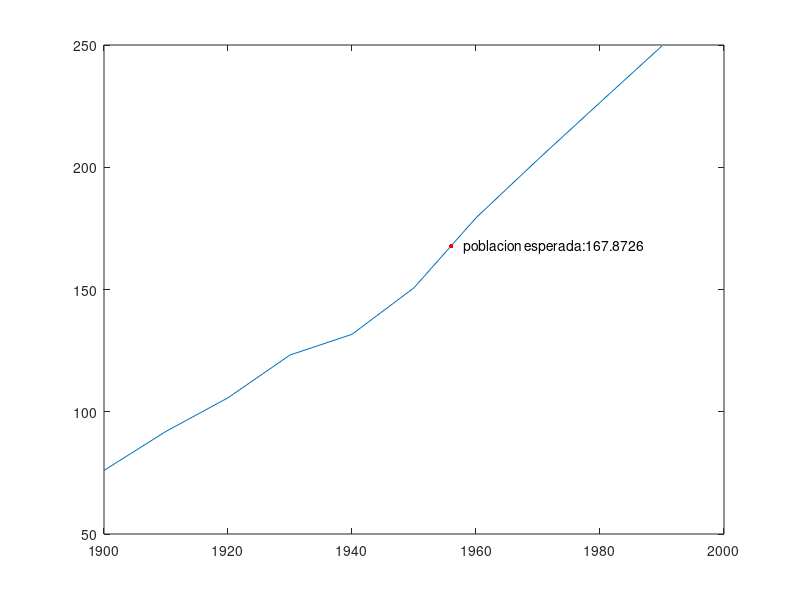

Here is the MATLAB script that generated this plot:
function ej59

M = load ('censo.dat');
close all % cerramos las graficas
plot (M(:,1),M(:,2))
shg
p1956 = interp1(M(:,1),M(:,2),1956);
hold on
plot (1956,p1956, '.r', 'MarkerSize',10)
text(1958,p1956,['poblacion esperada:', num2str(p1956)]) % para texto en la grafica
shg